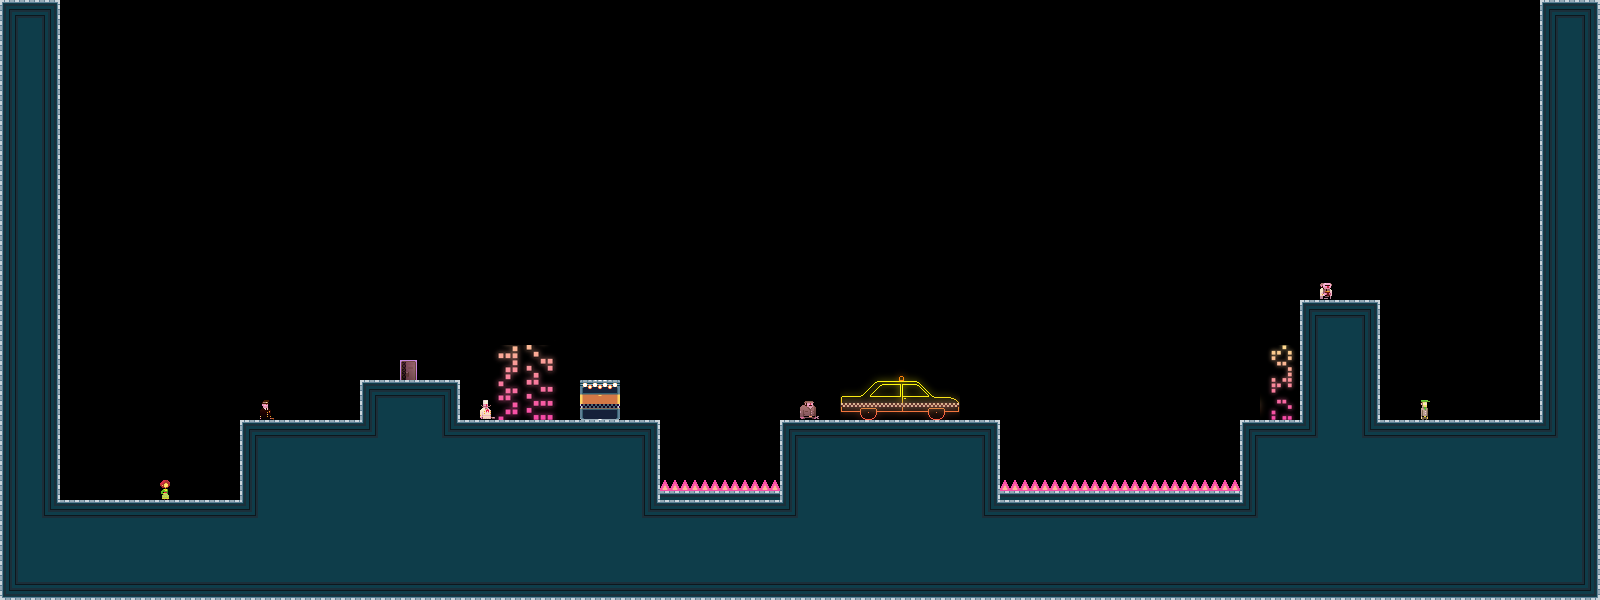

Rendered tile map (Tiled .tmx) drawn with the repository's tilesets; below, a short description and the map source with its tile grids summarised:
An orthogonal 80x30 tile map with 20x20 px tiles, 3 tile layers (bg, bg2, dontAutoLoad_sprites) and 12 objects.

<map version="1.0" orientation="orthogonal" width="80" height="30" tilewidth="20" tileheight="20">
 <properties>
  <property name="liselotStart" value="YES" />
 </properties>
 <tileset firstgid="1" name="tiles_newyork" tilewidth="20" tileheight="20">
  <image source="../../../../XNAModeContent/Lemonade/tiles_newyork.png" width="400" height="400" />
  <terraintypes>
   <terrain name="solid" tile="-1" />
  </terraintypes>
  <tile id="8" terrain=",,,0" />
  <tile id="9" terrain=",,0,0" />
  <tile id="10" terrain=",,0,0" />
  <tile id="11" terrain=",,0,0" />
  <tile id="12" terrain=",,0,0" />
  <tile id="13" terrain=",,0,0" />
  <tile id="14" terrain=",,0," />
  <tile id="15" terrain="0,0,0," />
  <tile id="16" terrain="0,0,,0" />
  <tile id="28" terrain=",0,,0" />
  <tile id="34" terrain="0,,0," />
  <tile id="35" terrain="0,,0,0" />
  <tile id="36" terrain=",0,0,0" />
  <tile id="48" terrain=",0,,0" />
  <tile id="54" terrain="0,,0," />
  <tile id="68" terrain=",0,,0" />
  <tile id="74" terrain="0,,0," />
  <tile id="88" terrain=",0,,0" />
  <tile id="94" terrain="0,,0," />
  <tile id="108" terrain=",0,,0" />
  <tile id="114" terrain="0,,0," />
  <tile id="128" terrain=",0,," />
  <tile id="129" terrain="0,0,," />
  <tile id="130" terrain="0,0,," />
  <tile id="131" terrain="0,0,," />
  <tile id="132" terrain="0,0,," />
  <tile id="133" terrain="0,0,," />
  <tile id="134" terrain="0,,," />
  <tile id="194" terrain="0,0,0,0" />
  <tile id="356">
   <properties>
    <property name="LargeCrate" value="" />
   </properties>
  </tile>
  <tile id="380">
   <properties>
    <property name="Andre" value="" />
   </properties>
  </tile>
  <tile id="381">
   <properties>
    <property name="Liselot" value="" />
   </properties>
  </tile>
  <tile id="382">
   <properties>
    <property name="Amsterdaam" value="" />
   </properties>
  </tile>
  <tile id="383">
   <properties>
    <property name="Worker" value="" />
   </properties>
  </tile>
  <tile id="384">
   <properties>
    <property name="Inspector" value="" />
   </properties>
  </tile>
  <tile id="385">
   <properties>
    <property name="Chef" value="" />
   </properties>
  </tile>
  <tile id="386">
   <properties>
    <property name="Exit" value="" />
   </properties>
  </tile>
  <tile id="387">
   <properties>
    <property name="Trampoline" value="" />
   </properties>
  </tile>
  <tile id="388">
   <properties>
    <property name="SmallCrate" value="" />
   </properties>
  </tile>
  <tile id="389">
   <properties>
    <property name="SugarBag" value="" />
   </properties>
  </tile>
 </tileset>
 <layer name="bg" width="80" height="30">
  <data>[2400 cells, 794 non-empty, 32 distinct tile ids]</data>
 </layer>
 <layer name="bg2" width="80" height="30">
  <data>[2400 cells, 62 non-empty, 62 distinct tile ids]</data>
 </layer>
 <objectgroup name="boxes" width="80" height="30">
  <object x="0" y="500" width="1600" height="100" />
  <object x="0" y="0" width="60" height="500" />
  <object x="240" y="420" width="420" height="80" />
  <object x="780" y="420" width="220" height="80" />
  <object x="1240" y="420" width="360" height="80" />
  <object x="1540" y="0" width="60" height="420" />
  <object x="1300" y="300" width="80" height="120" />
  <object x="360" y="380" width="100" height="40" />
  <object x="580" y="380" width="40" height="40" />
  <object x="1000" y="360">
   <polyline points="0,0 180,0" />
  </object>
 </objectgroup>
 <layer name="dontAutoLoad_sprites" width="80" height="30">
  <data>[2400 cells, 7 non-empty, 7 distinct tile ids]</data>
 </layer>
 <objectgroup name="dontAutoLoad_death" width="80" height="30">
  <object x="660" y="480" width="120" height="20" />
  <object x="1000" y="480" width="240" height="20" />
 </objectgroup>
</map>
